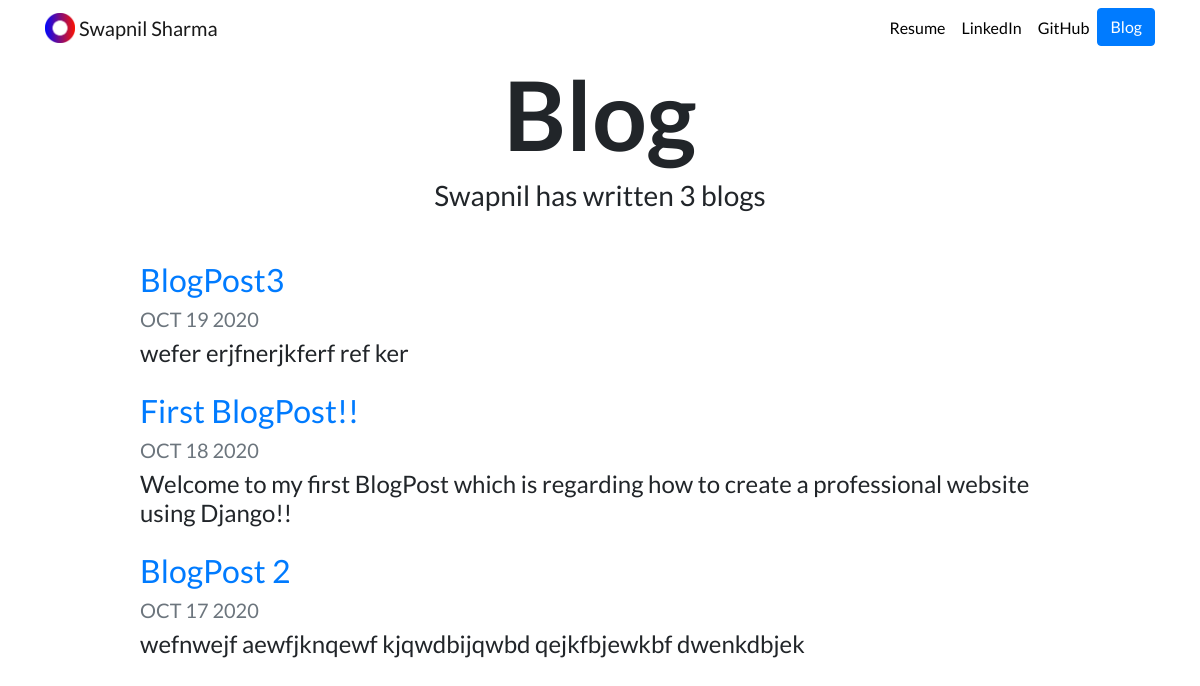
Screenshot of /blog/ with the database file from the repository.
### blog/models.py (models this page shows, shortened)
class Blog(models.Model):
    title = models.CharField(max_length=200)
    description = models.TextField()
    date = models.DateField()

### blog/views.py (the view)
# urls.py: path('', views.all_blogs, name='all_blogs'),
def all_blogs(request):
    blogs = Blog.objects.order_by('-date')
    return render(request,'blog/all_blogs.html', {'blogs':blogs})

### blog/templates/blog/all_blogs.html
{% extends "portfolio/base.html" %}
{% load static %}
{% block content %}
<h1 id="blogtitle" class="font-weight-bold text-center">Blog</h1>
<h3 class="text-center mb-5">Swapnil has written {{ blogs.count }} blog{{ blogs.count|pluralize }}</h3>
{% for blog in blogs %}
<div class="row justify-content-center my-3">
  <div class="col-md-10">
    <a href="{% url 'blog:detail' blog.id %}">
      <h2>{{ blog.title }}</h2>
    </a>
    <h5 class="text-muted">{{ blog.date|date:'M d Y'|upper }}</h5>
    <h4>{{ blog.description|striptags|truncatechars:100 }}</h4>
  </div>
</div>
{% endfor %}
{% endblock %}

### portfolio/static/portfolio/custom.css (style rules this page uses)
body { font-family: 'Lato', sans-serif; }
#blogtitle { font-size: 6rem; }

### rows the page displays
Blog: title "BlogPost3", date "OCT 19 2020", description "wefer erjfnerjkferf ref ker"
Blog: title "First BlogPost!!", date "OCT 18 2020", description "Welcome to my first BlogPost which is regarding how to create a professional website using Django!!"
Blog: title "BlogPost 2", date "OCT 17 2020", description "wefnwejf aewfjknqewf kjqwdbijqwbd qejkfbjewkbf dwenkdbjek"

### other values shown
{{ blogs.count }} "3"
